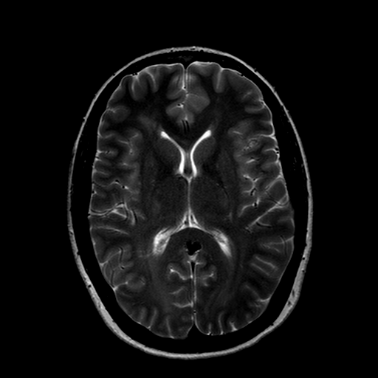
#> input picture Proyecto/Data/CK/1/img016.bmp, 378 x 378 px, found by its file name
$ jupyter execute --allow-errors 'PROYECTO PDI.ipynb'   (shell and % lines are left out)
#> lines starting #> are read from the running program, lines starting #| are printed output that depends on the picture; after the words box and inside, x2 and y2 are one past the last pixel; in counts of white or black regions, pixels touching at a corner belong together
[cell 1]
import cv2
import numpy as np
import matplotlib.pyplot as plt
from skimage.filters import threshold_otsu
from skimage.morphology import convex_hull_image

[cell 2]
img = cv2.imread('Data/img016.bmp', cv2.IMREAD_COLOR)
#> img is the input picture: shape (378, 378, 3); min 0, max 255, mean 16.4

[cell 3]
dst = cv2.fastNlMeansDenoisingColored(img,None,10,10,7,21)

[cell 4]
plt.imshow(dst, cmap='gray')

[cell 5]
##CONTRASTRE CON CORRECCIÓN GAMMA
x=np.linspace(0, 255, num=256)
vg=np.array([0.05, 0.1,0.2, 0.5, 1, 2, 5, 10])
for i in vg:
    c=255/(255**i)
    gamma=c*(x**i)

maxi = np.amax(dst)
#> maxi = 254
vg=1.2  #Change the gamma value
c=255/(maxi**vg)
#> c = 0.332
I2=c*np.float32(dst)**vg
I2=I2.astype(np.uint8)
inmax = np.amax(I2)
#> inmax = 255
inmin = np.amin(I2)
#> inmin = 0
print('min=',inmin,'max=',inmax)
#| min= 0 max= 255

fig5=plt.figure(figsize = (8,8))
a = fig5.add_subplot(1, 2, 1)
plt.imshow(dst, cmap='gray',vmin=0,vmax=2**8)
plt.axis('off');

b = fig5.add_subplot(1, 2, 2)
plt.imshow(I2, cmap='gray',vmin=0,vmax=2**8)
plt.axis('off');
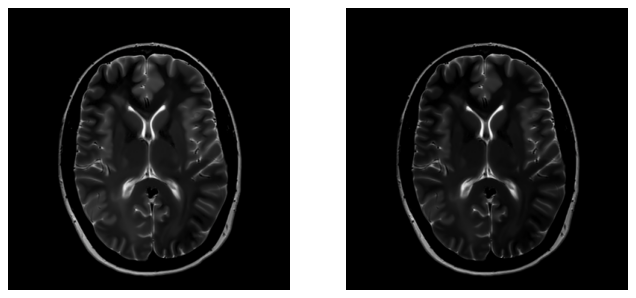
#> figure drawn by matplotlib, 2 panels; B, G, R data is drawn as R, G, B

[cell 6]
def binariza(imagem,Cerebro=True):
    if Cerebro:
        t = threshold_otsu(imagem)
    else:#Crânio
        t = 0
    imagem_binaria = imagem.copy()
    imagem_binaria[imagem_binaria<=t] = 0
    imagem_binaria[imagem_binaria>t] = 255
    return imagem_binaria

Gbin = binariza(cv2.cvtColor(I2,cv2.COLOR_BGR2GRAY))
#> in binariza, `t = threshold_otsu(imagem)`: t = 52
#> in binariza, `imagem_binaria[imagem_binaria<=t] = 0`:
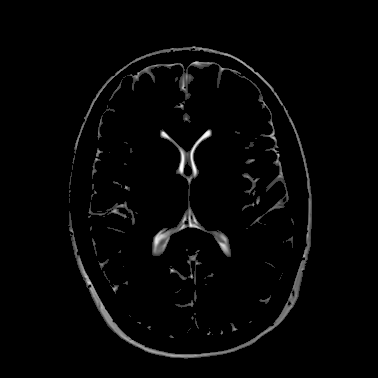
#> imagem_binaria: shape (378, 378); min 0, max 255, mean 5.6
#> in binariza, `imagem_binaria[imagem_binaria>t] = 255`:
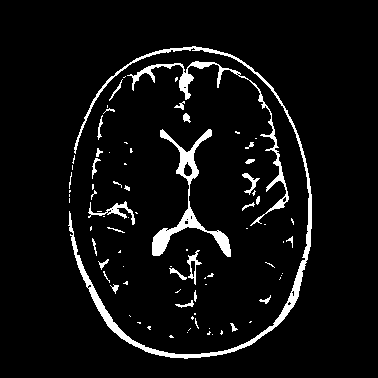
#> imagem_binaria: shape (378, 378); 5.7% white; 84 white regions (55 under 20 px), largest, box (x1, y1, x2, y2) and area: (68, 46, 312, 359) 3247, (152, 129, 231, 257) 1719, (127, 61, 289, 226) 1411
fig6=plt.figure(figsize = (8,8))
a = fig6.add_subplot(1, 2, 1)
plt.imshow(img, cmap='gray',vmin=0,vmax=2**8)
plt.axis('off');

b = fig6.add_subplot(1, 2, 2)
plt.imshow(Gbin, cmap='gray',vmin=0,vmax=2**8)
plt.axis('off');


#plt.imshow(Gbin,'gray')
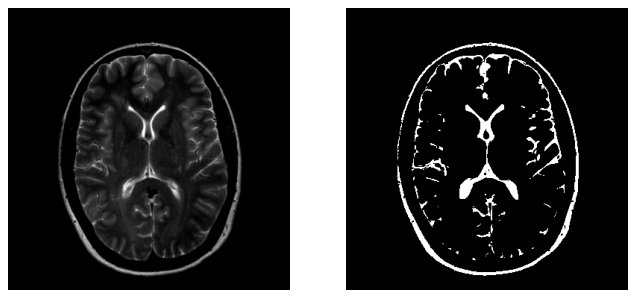
#> figure drawn by matplotlib, 2 panels

[cell 7]
from PIL import Image
from scipy import signal as sci
import numpy as np
import matplotlib.pyplot as plt
from scipy.ndimage.morphology import binary_fill_holes, binary_opening
import matplotlib.image as mpimg
from skimage import morphology as morph
from scipy import ndimage as nd
import sys,os
from skimage.filters import threshold_otsu, threshold_isodata, threshold_li, threshold_local, threshold_minimum
from skimage import feature
from skimage.filters import threshold_local as threshold_adaptative
import heapq
import matplotlib.patches as mpatches
from skimage.morphology import convex_hull_image
import pandas as pd
import seaborn as sns
from scipy.signal import convolve2d as sc_conv
from matplotlib.colors import colorConverter
import matplotlib as mpl
import time


def detecta_borda_conexa(imagem_binaria):
    cranio_convexo = convex_hull_image(binary_fill_holes(imagem_binaria))# preenche a imagem
    borda_cranio = feature.canny(cranio_convexo)#extrai a borda
    return borda_cranio

def detecta_componente_conexa(imagem_binaria,mostrar_Passos=False):
    label_aux = morph.label(imagem_binaria)
    label_ret = morph.label(imagem_binaria)
    if mostrar_Passos==True:
        plt.figure()
        plt.subplot(121)
        plt.imshow(label_ret,'flag')
        #plt.title('Componentes Conexas(Labels)')
        #save_without_spacing("TrabalhoMeninge_7_"+str(0)+"comp.png")
    valor_disco = 0

    #Passo 1 - Detecção da Borda do Crânio via Canny
    contorno_cranio_binario = detecta_borda_conexa(imagem_binaria)
    if mostrar_Passos==True:
        plt.subplot(122)
        plt.imshow(contorno_cranio_binario,'gray')
        plt.title('Detecção Borda Canny')
        plt.figure()

    #Passo 2 - Detecção da Tonalidade do Fundo
    tonalidade_fundo = (np.argmax(np.bincount(label_ret[0:20,0:20].ravel())))
    print("tonalidad de fondo:",tonalidade_fundo)
    for ab in range(200):
        #print(ab)
        contorno_cranio = label_ret[contorno_cranio_binario==True]
        [IMX,IMY] = imagem_binaria.shape

        #Passo 3 - Detecção da Parte Central do Cérebro (sem fundo)
        array_centro = label_ret[IMX//2-25:IMX//2+25,IMY//2-25:IMY//2+25]
        array_centro = array_centro[array_centro!=tonalidade_fundo]
        max_centro = (np.argmax(np.bincount(array_centro.ravel())))# retorna o pixel mais frequente na imagem array_centro, correspondendo ao valor do cérebro

        #Passo 4 - Verificação da Presença da Intensidade da Borda no Centro
        if(max_centro in contorno_cranio):
            valor_disco = valor_disco + 1
            label_ret = morph.opening(label_aux,morph.disk(valor_disco))
            label_ret = morph.label(label_ret)
            #plt.imshow(label_ret)
            #save_without_spacing("TrabalhoMeninge_7_"+str(valor_disco)+"comp.png")
        else:
            break
    print("max_centro:",max_centro)

    #print(valor_disco)
    if(valor_disco == 0):
        label_ret = label_aux
    return [label_ret,tonalidade_fundo, array_centro]

[LC,tonalidade_fundo,array_centro] = detecta_componente_conexa(Gbin,True)
#> in detecta_componente_conexa, `label_aux = morph.label(imagem_binaria)`:
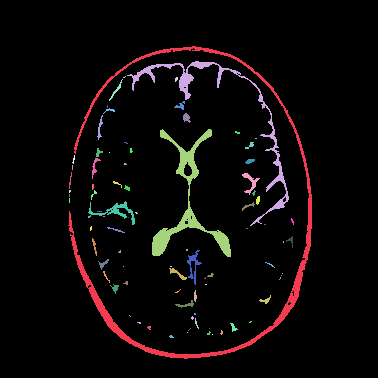
#> label_aux: shape (378, 378) int64; 85 distinct labels, from 0 to 84; one colour per label, 0 black
#> in detecta_borda_conexa, `cranio_convexo = convex_hull_image(binary_fill_holes(imagem_binaria))#..`:
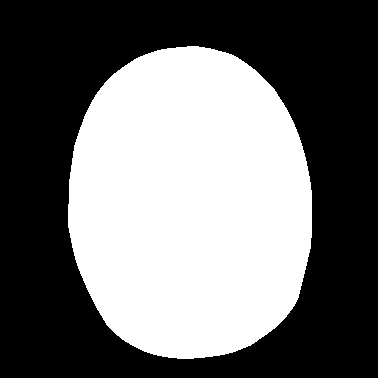
#> cranio_convexo: shape (378, 378) bool; 43.3% white; 1 white region, box (x1, y1, x2, y2) and area: (68, 46, 312, 359) 61844
#> in detecta_borda_conexa, `borda_cranio = feature.canny(cranio_convexo)#extrai a borda`:
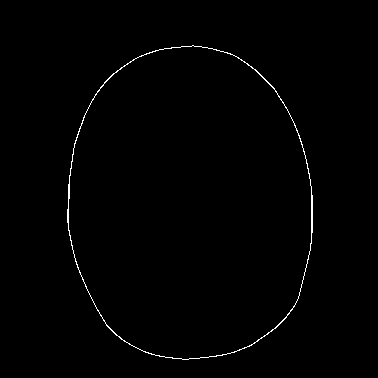
#> borda_cranio: shape (378, 378) bool; 0.73% white in thin lines or dots, all inside (x1, y1, x2, y2) = (67, 45, 313, 360)
#> in detecta_componente_conexa, `tonalidade_fundo = (np.argmax(np.bincount(label_ret[0:20,0:20].ravel()..`: tonalidade_fundo = 0
#| tonalidad de fondo: 0
#> the loop in detecta_componente_conexa, `for ab in range(200):` made 1 pass
#> max_centro on pass 1: 11
#> pass 1, in detecta_componente_conexa, `array_centro = label_ret[IMX//2-25:IMX//2+25,IMY//2-25:IMY//2+25]`:
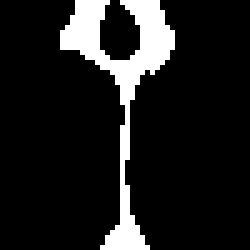
#> array_centro: shape (50, 50) int64 (shown 5 times larger); values 0 (black) and 11 (white), 11.9% white; 1 white region, box (x1, y1, x2, y2) and area: (12, 0, 35, 50) 297
#| max_centro: 11
#> tonalidade_fundo = 0; array_centro = 297 values from 11 to 11
plt.imshow(LC,'gray')
plt.title('Componentes Conexas(labels)')

[cell 8]
LCBin = binariza(LC,True)
#> call 2 of binariza, with Cerebro = True
#> in binariza (call 2), `t = threshold_otsu(imagem)`: t = 23
#> in binariza (call 2), `imagem_binaria[imagem_binaria>t] = 255`:
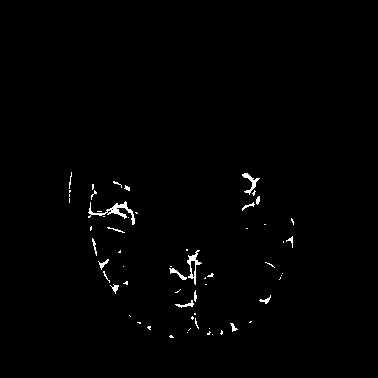
#> imagem_binaria: shape (378, 378) int64; 0.92% white in thin lines or dots, all inside (x1, y1, x2, y2) = (69, 172, 294, 338)

$ run again, with Proyecto/Data/CK/1/img001.bmp copied over Proyecto/Data/CK/1/img016.bmp
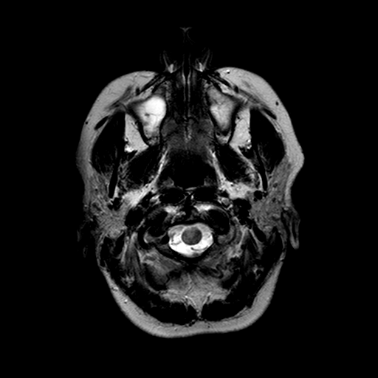
#> input picture Proyecto/Data/CK/1/img001.bmp, 378 x 378 px, found by its file name
#> img is the input picture: shape (378, 378, 3); min 0, max 255, mean 21.7
#> maxi = 254
#> c = 0.332
#> inmax = 255
#> inmin = 0
#| min= 0 max= 255
#> t = 61
#> label_aux: shape (378, 378) int64; 111 distinct labels, from 0 to 110
#> cranio_convexo: shape (378, 378) bool; 35.2% white; 1 white region, box (x1, y1, x2, y2) and area: (81, 63, 304, 337) 50287
#> in detecta_borda_conexa, `borda_cranio = feature.canny(cranio_convexo)#extrai a borda`:
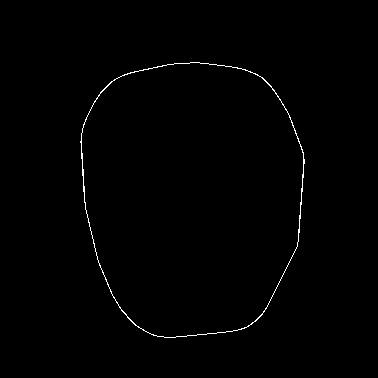
#> borda_cranio: shape (378, 378) bool; 0.63% white in thin lines or dots, all inside (x1, y1, x2, y2) = (80, 62, 305, 338)
#> in detecta_componente_conexa, `tonalidade_fundo = (np.argmax(np.bincount(label_ret[0:20,0:20].ravel()..`: tonalidade_fundo = 0
#| tonalidad de fondo: 0
#> the loop in detecta_componente_conexa, `for ab in range(200):` made 1 pass
#> max_centro on pass 1: 55
#| max_centro: 55
#> `[LC,tonalidade_fundo,array_centro] = detecta_componente_conexa(Gbin,Tr..`: array_centro = 290 values, max 59 at index 61, min 3 at index 2, mean 53.77
#> t = 44
#> in binariza (call 2), `imagem_binaria[imagem_binaria>t] = 255`:
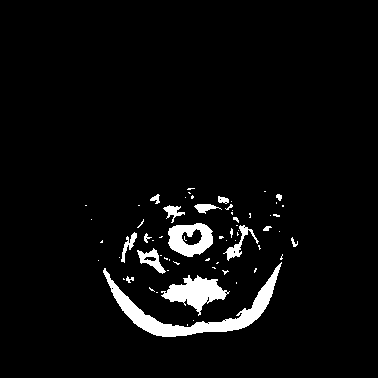
#> imagem_binaria: shape (378, 378) int64; 4.5% white; 66 white regions (50 under 20 px), largest, box (x1, y1, x2, y2) and area: (103, 262, 282, 337) 2593, (161, 275, 230, 316) 1280, (168, 223, 213, 257) 987
